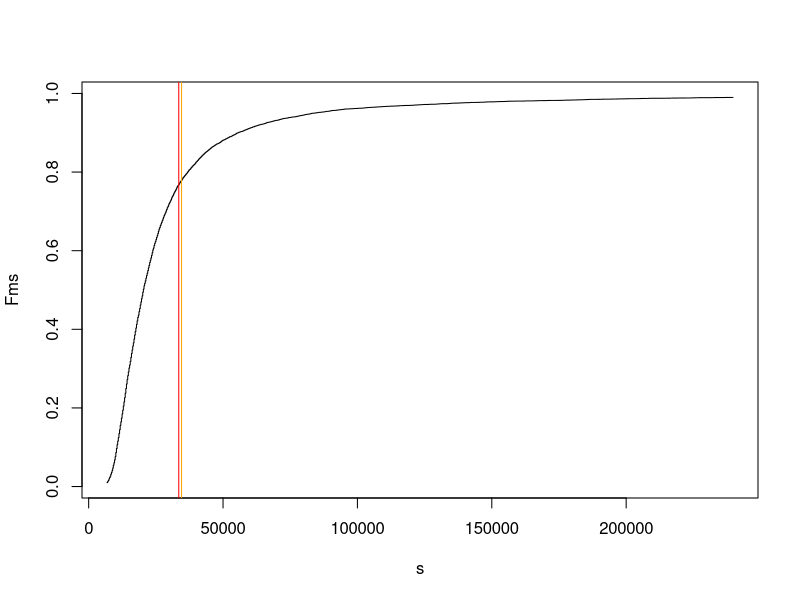
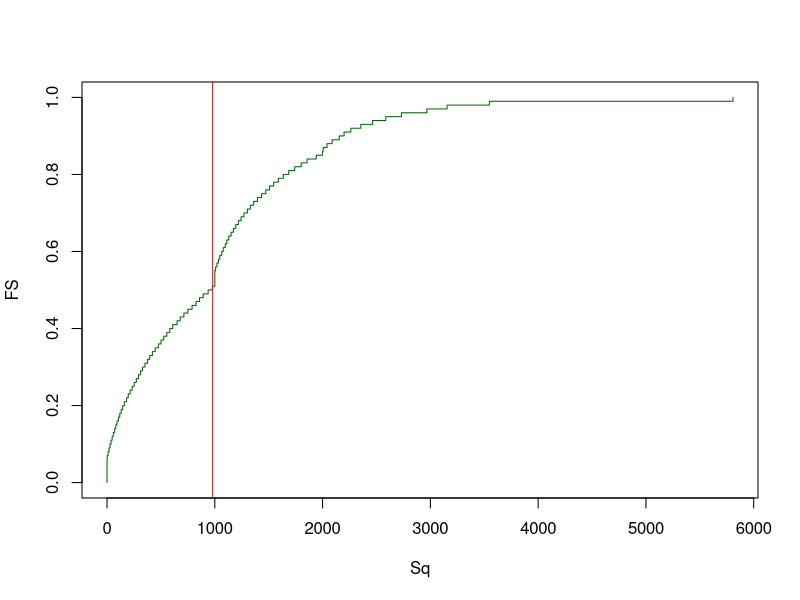
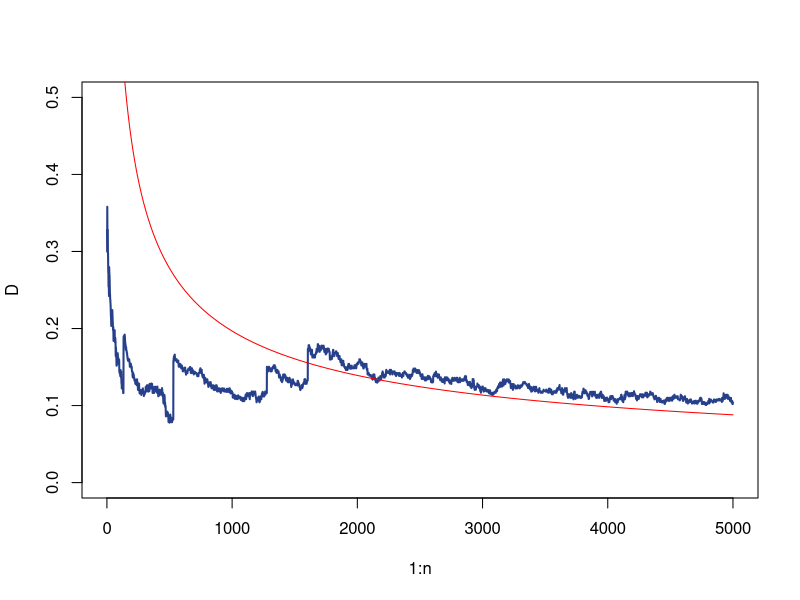
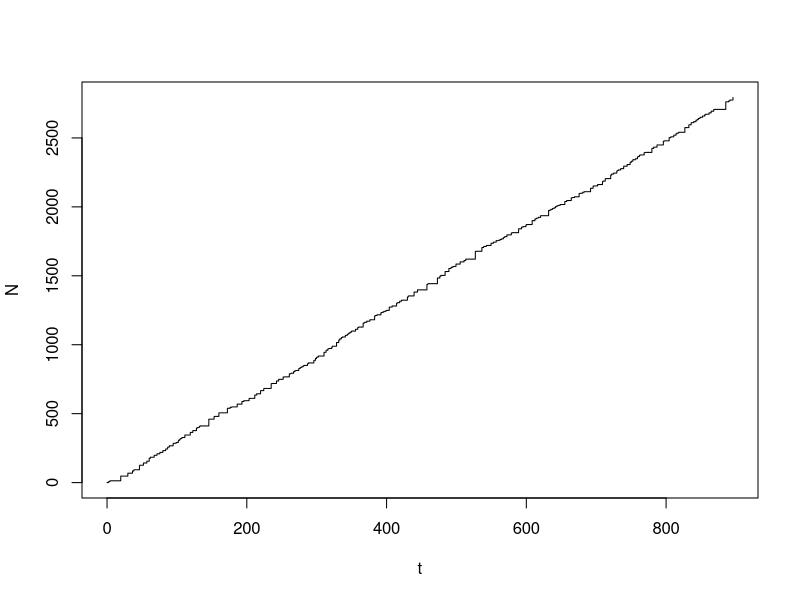
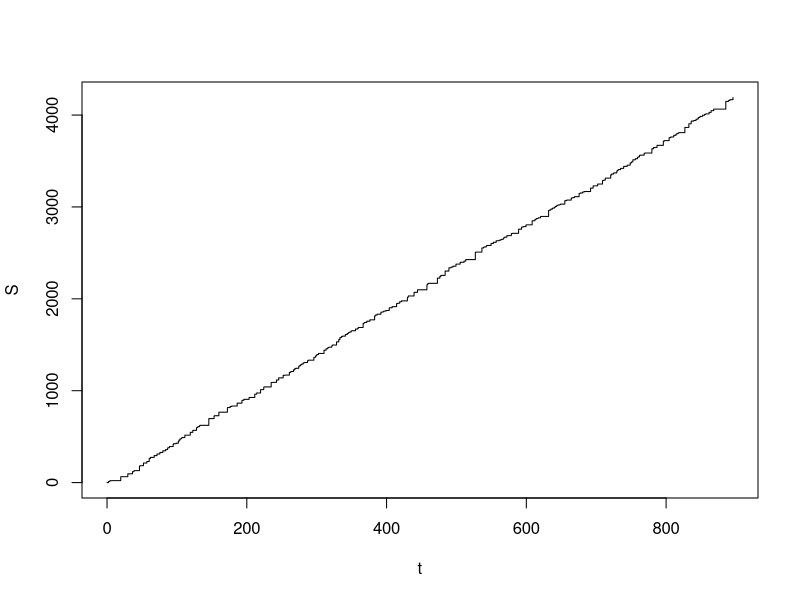

Write the R code that produced these figures, in order.
## ---- chunk 1
# 1. número de distribuciones
n <- 200
# parámetros para las n distribuciones
mu <- seq( 1, 2, length.out = n )
sigma <- seq( 2, 3, length.out = n )

# 2. número de simulaciones
m <- 1e4 

# 3. simulación de severidades
X <- lapply( 1:m, FUN = function( i ) sapply( 1:n, FUN = function( j ) rlnorm( 1, meanlog = mu[ j ], sdlog = sigma[ j ] ) ) )

# 4. simulación de severidad total
S <- sapply( X, FUN = function( x ) sum( x ) )
## ---- chunk 2
# estimación distribución acumulada empírica de S
Fm <- ecdf( S )

# esperanza empírica
EeS <- mean( S )

# esperanza teórica
ES <- sum( sapply( 1:n, FUN = function( i ) exp( mu[i] + 0.5 * sigma[i]^2 ) ) )

s <- seq( quantile( S, probs = 0.01 ), quantile( S, probs = 0.99 ), length.out = 1e3 )
Fms <- sapply( s, FUN = Fm )

plot( s, Fms, type = 's' )
abline( v = EeS, col = 'red' )
abline( v = ES, col = 'orange' )
## ---- chunk 3
N <- 1e5
s <- seq( min( S ), max( S ), length.out = N )
EmS <- sum( s[-N] * diff( sapply( s, FUN = Fm ) ) )
## ---- chunk 4
# 1. selección de simulaciones
m <- 1e4

# 2. especificación de los parámetros para las distribuciones
u <- 5
s <- 2
l <- 3

# 3. simulación del conteo de siniestros
N <- rpois( n = m, lambda = l )

# 4. simulación de la severidad de los reclamos
X <- lapply( N, FUN = function( n ) rlnorm( n, meanlog = u, sdlog = s ) )

# 5. reclamo total, agregación por cada simulación
S <- sapply( X, FUN = function( x ) sum( x, na.rm = TRUE ) )
## ---- chunk 5
m <- 1e4
n <- 1000
p <- 0.2
mu <- 5
sigma <- 2
B <- lapply( 1:m, FUN = function( i ) rbinom( n, size = 1, prob = p ) )
X <- lapply( 1:m, FUN = function( i ) rlnorm( n, meanlog = mu, sdlog = sigma ) )
S <- sapply( 1:m, FUN = function( i ) sum( B[[ i ]] * X[[ i ]], na.rm = TRUE ) )

EeS <- mean( S )
ES <- n * p * exp( mu + 0.5 * sigma^2 )
## ---- chunk 6
# 1. selección de simulaciones
m <- 1e4

# 2. especificación de los parámetros para las distribuciones
u <- 5
s <- 2
l <- 3

# 3. se especifica la función deducible
D <- function( x, d, M ) {
  return( min( max( x - d, 0 ), M ) )
}

# 4. simulación del conteo de siniestros
N <- rpois( n = m, lambda = l )

# 5. simulación de la severidad de los reclamos
X <- lapply( N, FUN = function( n ) rlnorm( n, meanlog = u, sdlog = s ) )

# 6. se aplica el deducible a los reclamos
DX <- lapply( X, FUN = function( x ) sapply( x, FUN = function( y ) D( y, 10, 1000 ) ) )

# 7. reclamo total, agregación por cada simulación
S <- sapply( DX, FUN = function( x ) ifelse( length( x ) == 0, 0, sum( x, na.rm = TRUE ) ) )
## ---- chunk 7
FS <- seq( 0, 1, 0.01 )
Sq <- quantile( S, probs = FS )
ES <- mean( S )
plot( Sq, FS, type = 's', col = 'darkgreen' )
abline( v = ES, col = 'red' )
## ---- chunk 8
m <- 500
n <- 5000
u <- 4
s <- 2
X <- lapply( 1:m, FUN = function( j ) rlnorm( n, meanlog = u, sdlog = s ) )
EX <- exp( u + 0.5 * s^2 )
SDX <- sqrt( ( exp( s^2 ) - 1 ) * exp( 2 * u + s^2 ) )
S <- lapply( X, FUN = function( x ) cumsum( x ) )
ES <- sapply( 1:n, FUN = function( i ) mean( sapply( 1:m, FUN = function( j ) S[[ j ]][ i ] ) ) )
VS <- sapply( 1:n, FUN = function( i ) var( sapply( 1:m, FUN = function( j ) S[[ j ]][ i ] ) ) )
NS <- lapply( S, FUN = function( s ) ( s - ES ) / sqrt( abs( VS ) ) )
z <- seq( -4, 4, length.out = 100 )
FSn <- lapply( 1:n, FUN = function( i ) ecdf( sapply( 1:m, FUN = function( j ) NS[[ j ]][ i ] ) )( z ) )
D <- sapply( FSn, FUN = function( Fn ) max( abs( Fn - pnorm( z ) ) ) )

C <- 0.015
# C <- 1 / sqrt( 2 * pi )
rho <- exp( 3 * u + 3^2 * s^2 / 2 )
Bn <- C * rho / ( SDX^3 * sqrt( 1:n ) )

plot( 1:n, D, pch = 16, cex = 0.5, type = 'l', lwd = 2, lty = 1, ylim = c( 0, 0.5 ), col = 'royalblue4' )
points( 1:n, Bn, type = 'l', lty = 1, col = 'red' )
## ---- chunk 9
l <- 3
n <- 300
dt <- rexp( n = n, rate = 1 / l )
t <- c( 0, cumsum( dt ) )
dN <- sapply( dt, FUN = function( w ) rpois( 1, lambda = l * w ) )
N <- c( 0, cumsum( dN ) )
sh <- 3
rt <- 2
X <- lapply( dN, FUN = function( n ) rgamma( n, shape = sh, rate = rt ) )
dS <- sapply( X, FUN = function( x ) sum( x ) )
S <- c( 0, cumsum( dS ) )
plot( t, N, type = 's' )
plot( t, S, type = 's' )
